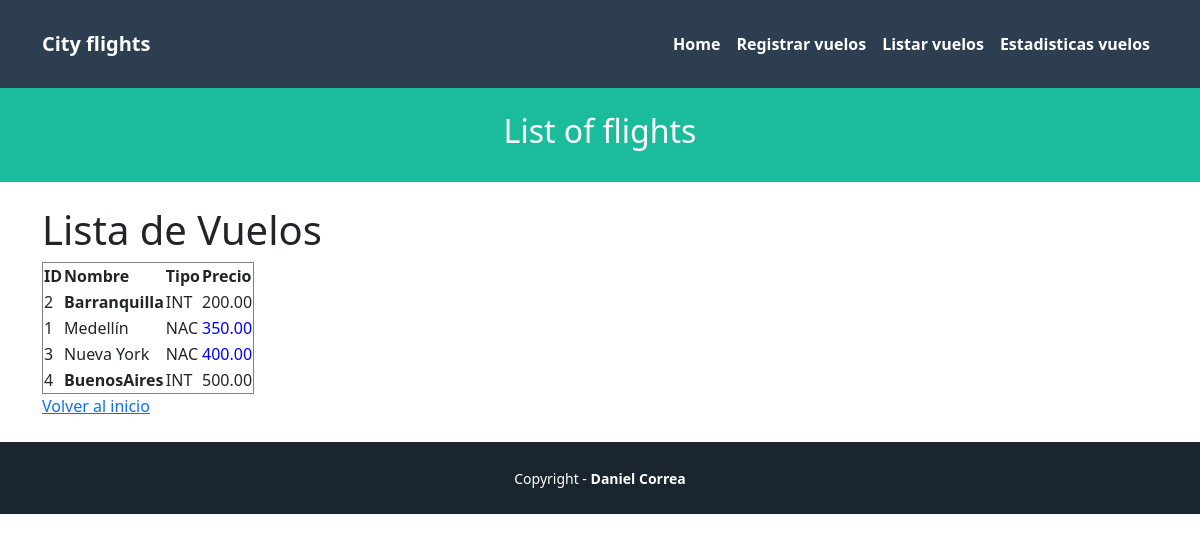
The app's page /flights/ with its own data.
### vuelos/models.py (models this page shows)
class Flight(models.Model):
    FLIGHT_TYPES = [
        ('NAC', 'Nacional'),
        ('INT', 'Internacional'),
    ]
    id = models.AutoField(primary_key=True)
    name = models.CharField(max_length=255)
    type = models.CharField(max_length=100, choices=FLIGHT_TYPES)
    price = models.DecimalField(max_digits=10, decimal_places=2)

### vuelos/views.py (the view)
# urls.py: path('flights/',FlightListView.as_view(),name='index'),
class FlightListView(ListView):
    model = Flight
    template_name = 'vuelos/list.html'
    context_object_name = 'flights' #Permite recorrer 'productos' en el template. Se usa en el html.
    ordering = ['price']
    def get_context_data(self, **kwargs):
        context = super().get_context_data(**kwargs)
        context['title']  = 'Products - Online Store'
        context['subtitle'] = 'List of flights'
        return context

### vuelos/templates/vuelos/list.html (shortened to what this page needs)
{% extends 'vuelos/base.html' %}
{% block header_title %} {{subtitle}} {% endblock %}
{% block content %}
<!DOCTYPE html>
<html lang="es">
<head>
</head>
<body>
    <h1>Lista de Vuelos</h1>
    {% if flights %}
        <table border="1">
            <tr>
                <th>ID</th>
                <th>Nombre</th>
                <th>Tipo</th>
                <th>Precio</th>
            </tr>
            {% for flight in flights %}
            <tr>
                <td>{{ flight.id }}</td>
                {% if flight.type == 'INT' %}
                    <td class="card-text" style="font-weight: bold;">{{ flight.name }}</td>
                {% else %}
                    <td class="card-text">{{ flight.name }}</td>
                {% endif %}
                <td>{{ flight.type }}</td>
                {% if flight.type == 'NAC' %}
                    <td class="card-text" style="color: blue;">{{ flight.price }}</td>
                {% else %}
                    <td class="card-text">{{ flight.price }}</td>
                {% endif %}
            </tr>
            {% endfor %}
        </table>
    {% else %}
        <p>No hay vuelos registrados.</p>
    {% endif %}
    <a href="{% url 'home' %}">Volver al inicio</a>
</body>
</html>
{% endblock %}

### vuelos/templates/vuelos/base.html (shortened to what this page needs)
{% load static %}
<!doctype html>
<html lang="en">
<head>
    <link href="https://cdn.jsdelivr.net/npm/bootstrap@5.3.0-alpha1/dist/css/bootstrap.min.css" rel="stylesheet"
crossorigin="anonymous" />
    <link href="{% static 'pages/app.css' %}" rel="stylesheet" />
</head>
<body>
    <nav class="navbar navbar-expand-lg navbar-dark bg-secondary py-4">
        <div class="container">
            <a class="navbar-brand" href="{% url 'home' %}">City flights</a>
            <div class="collapse navbar-collapse" id="navbarNavAltMarkup">
                <div class="navbar-nav ms-auto">
                    <a class="nav-link active" href="{% url 'home' %}">Home</a>
                    <a class="nav-link active" href="{% url 'form' %}">Registrar vuelos</a>
                    <a class="nav-link active" href="{% url 'index' %}">Listar vuelos</a>
                    <a class="nav-link active" href="{% url 'index' %}">Estadisticas vuelos</a>
                </div>
            </div>
        </div>
    </nav>
    <header class="masthead bg-primary text-white text-center py-4">
        <div class="container d-flex align-items-center flex-column">
            <h2>{% block header_title %}A Django EAFIT App{% endblock %}</h2>
        </div>
    </header>
    <div class="container my-4">
        {% block content %}
        {% endblock %}
    </div>
  {% block footer %}
  <div class="copyright py-4 text-center text-white">
    <div class="container">
      <small>
        Copyright - <a class="text-reset fw-bold text-decoration-none" target="_blank"
          href="https://twitter.com/danielgarax">
          Daniel Correa
        </a>
      </small>
    </div>
  </div>
  {% endblock %}
</body>
</html>

### vuelos/static/vuelos/app.css (style rules this page uses)
.bg-secondary { background-color: #2c3e50 !important; }
.copyright { background-color: #1a252f; }
.bg-primary { background-color: #1abc9c !important; }
nav { font-weight: 700; }

### records on screen
Flight: id "2", name "Barranquilla", type "INT", price "200.00"
Flight: id "1", name "Medellín", type "NAC", price "350.00"
Flight: id "3", name "Nueva York", type "NAC", price "400.00"
Flight: id "4", name "BuenosAires", type "INT", price "500.00"

### other values on screen
{{ subtitle }} "List of flights"
